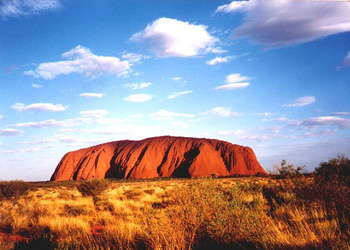
#> input picture 1_IMAGE/001.jpg, 350 x 250 px
$ python 2D_array_image.py
#> lines starting #> are read from the running program, lines starting #| are printed output that depends on the picture
#!/usr/bin/env python3
# -*- coding: utf-8 -*-
"""
Created on Thu Jul 11 11:02:08 2019

@author: zhangletian
"""


MAX_VALUE=255

def ligten(image):
    burnt_out=False
    for row in range(len(image)):
        for column in range(len(image[row])):
            image[row][column]*=1.1
            if image[row][column]>=MAX_VALUE:
                burnt_out=True
    return burnt_out

def flip(image):
    image2=[]
    for i in range(len(image)):
        image2.append(image[i][::-1])
    return image2

def clip(image):

    for row in range(len(image)):
        for column in range(len(image)):
            if image[row][column]>MAX_VALUE:
                image[row][column]=MAX_VALUE
    return image

def ligten2(image):
    for row in range(len(image)):
        for column in range(len(image[row])):
            image[row][column]*=1.1
    return image

from PIL import Image
import numpy as np
filename=input("Please input the file name: ")
#> the answer given: 001.jpg
my_image=Image.open(filename)
#> my_image is the input picture: PIL image 350x250 RGB; mean R, G, B 150.9, 145.1, 157.6
my_image=my_image.convert("L")
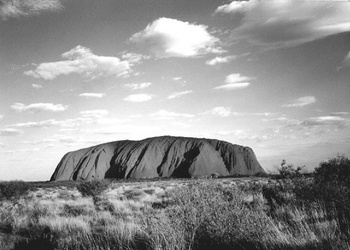
#> my_image: PIL image 350x250 L; min 12, max 255, mean 148.2
#my_image.flags.writeable=True
#my_data=my_image.getdata()
#my_data=np.matrix(my_data)
my_data=np.asarray(my_image)
#> (the run stopped early here; a loop or call above may not have finished)
